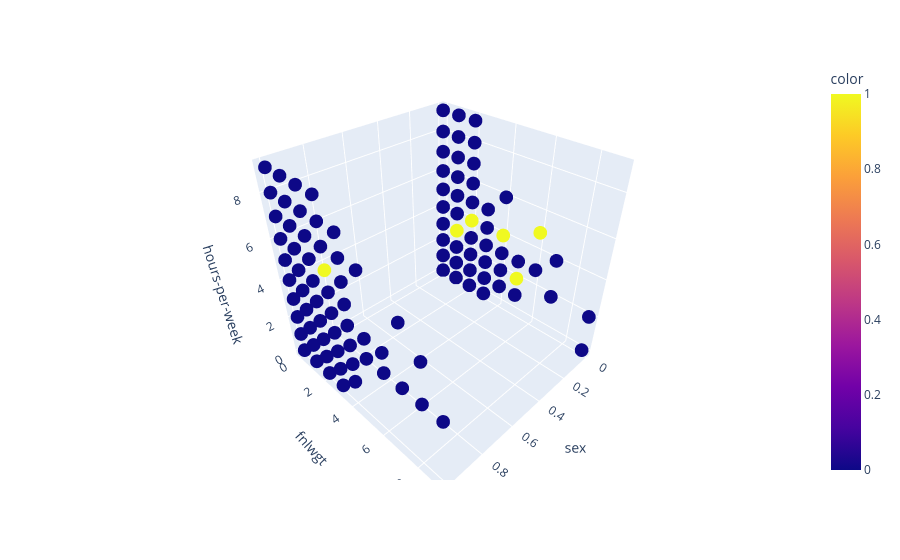

This figure's notebook cell:
### Code cell
import plotly.express as px

px.scatter_3d(df_clustering, x='sex', y='fnlwgt', z='hours-per-week', color=pred)

### Figure 1 — Plotly figure (JSON) as saved in the notebook; plotly's stock layout.template omitted (floating-point values rounded to 4 significant figures; data arrays with more than 128 entries replaced by an {"elided": "..."} marker saying what was removed)
{"data": [{"hovertemplate": "sex=%{x}<br>fnlwgt=%{y}<br>hours-per-week=%{z}<br>color=%{marker.color}<extra></extra>", "legendgroup": "", "marker": {"color": {"elided": "32561 int values"}, "coloraxis": "coloraxis", "symbol": "circle"}, "mode": "markers", "name": "", "scene": "scene", "showlegend": false, "type": "scatter3d", "x": {"elided": "32561 int values"}, "y": {"elided": "32561 int values"}, "z": {"elided": "32561 int values"}}], "layout": {"coloraxis": {"colorbar": {"title": {"text": "color"}}, "colorscale": [[0, "#0d0887"], [0.1111, "#46039f"], [0.2222, "#7201a8"], [0.3333, "#9c179e"], [0.4444, "#bd3786"], [0.5556, "#d8576b"], [0.6667, "#ed7953"], [0.7778, "#fb9f3a"], [0.8889, "#fdca26"], [1, "#f0f921"]]}, "legend": {"tracegroupgap": 0}, "margin": {"t": 60}, "scene": {"domain": {"x": [0, 1], "y": [0, 1]}, "xaxis": {"title": {"text": "sex"}}, "yaxis": {"title": {"text": "fnlwgt"}}, "zaxis": {"title": {"text": "hours-per-week"}}}}}
